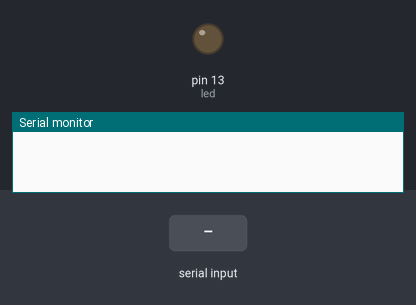
A sketch run on a simulated Arduino Uno, built with avr-gcc and run on an emulated ATmega328P. On the bench: output pins drawn as LEDs (lit = HIGH), the last lines printed to the serial monitor. The inputs (shaded band) are chosen by the test bench.

Above: at 1.2 s.
1.3 s: "Left" received over Serial
At 3.2 s:
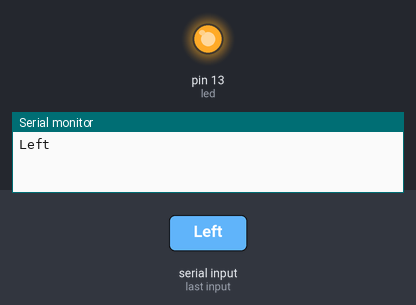
Timing chart, 0 to 4.7 s (numbered marks = the images above; inputs shaded):
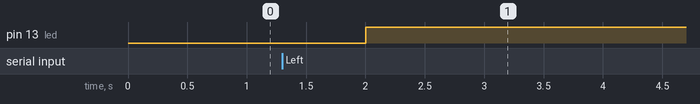

The sketch:

ReceiverArduino.ino
```cpp
#define led 13

char message[10];

void setup() {
  // put your setup code here, to run once:
  Serial.begin(9600);
  pinMode(led, OUTPUT);
}

void loop() {
  // put your main code here, to run repeatedly:
  Serial.readBytes(message, 4);
  if (strcmp(message, "Left") == 0) {
      Serial.println(message);
      digitalWrite(led, HIGH);
      delay(1000);
  }
  delay(1000);
}
```

Measured:
- after the input at 1.3 s, pin 13 (led): LOW → HIGH after 0.70 s
